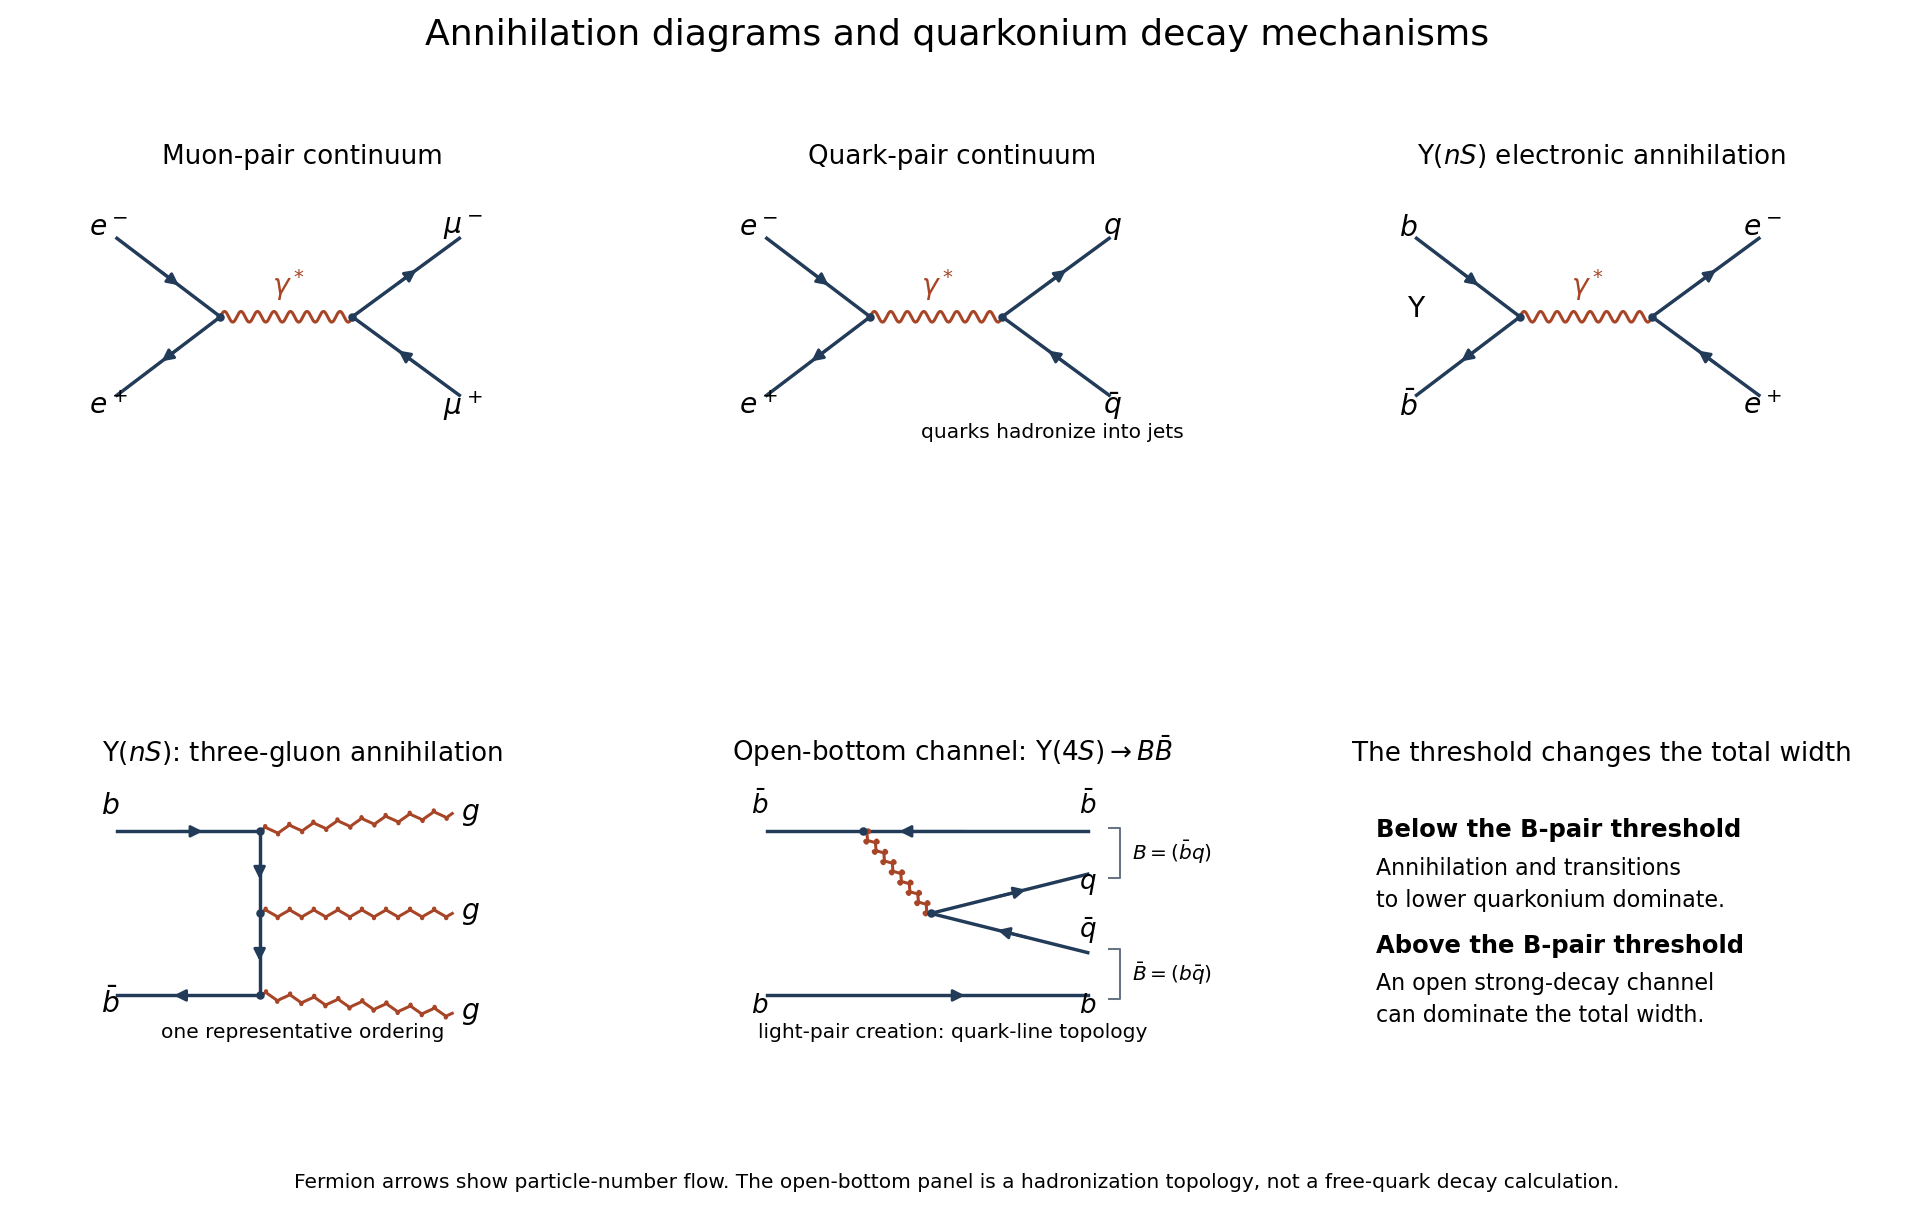

This chart was generated by the following Python code:
"""Original particle diagrams. Tested with Python 3.14 and Matplotlib 3.10.

Run in the corresponding _media directory; save the white PNG to cwd.
"""
from pathlib import Path

import matplotlib
matplotlib.use("Agg")
import matplotlib.pyplot as plt
from matplotlib.patches import FancyArrowPatch
import numpy as np

INK = "#213b58"
BOSON = "#a74526"


def fermion(ax, start, end, reverse=False):
    x0, y0 = start
    x1, y1 = end
    ax.plot([x0, x1], [y0, y1], color=INK, lw=1.7)
    low, high = (0.63, 0.40) if reverse else (0.40, 0.63)
    ax.add_patch(FancyArrowPatch((x0 + low*(x1-x0), y0 + low*(y1-y0)), (x0 + high*(x1-x0), y0 + high*(y1-y0)), arrowstyle="-|>", mutation_scale=12, color=INK, lw=1.4))


def boson(ax, start, end, gluon=False):
    start, end = np.asarray(start, dtype=float), np.asarray(end, dtype=float)
    delta = end-start
    direction = delta/np.linalg.norm(delta)
    normal = np.array([-direction[1], direction[0]])
    t = np.linspace(0, 1, 350)
    phase = 2*np.pi*8*t
    points = start[:, None]+delta[:, None]*t
    points += normal[:, None]*(0.075*np.sin(phase))
    if gluon:
        points += direction[:, None]*(0.042*np.sin(2*phase))
    ax.plot(points[0], points[1], color=BOSON, lw=1.5)


def dot(ax, pos):
    ax.plot(*pos, "o", ms=3.2, color=INK)


def annihilation(ax, incoming, outgoing, title):
    left, right = (1.45, 0), (3.3, 0)
    fermion(ax, (0, 1.1), left)
    fermion(ax, (0, -1.1), left, reverse=True)
    boson(ax, left, right)
    fermion(ax, right, (4.8, 1.1))
    fermion(ax, right, (4.8, -1.1), reverse=True)
    for point in (left, right): dot(ax, point)
    for text, x, y in [(incoming[0], -.12, 1.25), (incoming[1], -.12, -1.25), (outgoing[0], 4.85, 1.25), (outgoing[1], 4.85, -1.25)]:
        ax.text(x, y, text, ha="center", va="center", fontsize=14)
    ax.text(2.4, .3, r"$\gamma^*$", ha="center", fontsize=14, color=BOSON)
    ax.set_title(title, fontsize=13, pad=12)


fig, axes = plt.subplots(2, 3, figsize=(13.2, 8.4), facecolor="white")
for ax in axes.flat:
    ax.set_xlim(-.7, 5.9)
    ax.set_ylim(-1.8, 1.8)
    ax.axis("off")
    ax.set_facecolor("white")
    ax.set_aspect("equal")
annihilation(axes[0,0], (r"$e^-$", r"$e^+$"), (r"$\mu^-$", r"$\mu^+$"), "Muon-pair continuum")
annihilation(axes[0,1], (r"$e^-$", r"$e^+$"), (r"$q$", r"$\bar q$"), "Quark-pair continuum")
axes[0,1].text(4.0, -1.7, "quarks hadronize into jets", fontsize=10, ha="center")
annihilation(axes[0,2], (r"$b$", r"$\bar b$"), (r"$e^-$", r"$e^+$"), r"$\Upsilon(nS)$ electronic annihilation")
axes[0,2].text(.0, 0, r"$\Upsilon$", fontsize=14, ha="center")
ax=axes[1,0]
ax.set_title(r"$\Upsilon(nS)$: three-gluon annihilation", fontsize=13, pad=12)
fermion(ax, (0,1.15), (2.0,1.15))
fermion(ax, (2.0,1.15), (2.0,0))
fermion(ax, (2.0,0), (2.0,-1.15))
fermion(ax, (2.0,-1.15), (0,-1.15))
ax.text(-.1, 1.4, r"$b$", fontsize=14, ha="center")
ax.text(-.1, -1.4, r"$\bar b$", fontsize=14, ha="center")
for y, end_y in [(1.15,1.4),(0,0),(-1.15,-1.4)]:
    boson(ax,(2.0,y),(4.7,end_y),gluon=True)
    dot(ax,(2.0,y))
    ax.text(4.95,end_y,r"$g$",fontsize=14,ha="center",va="center")
ax.text(2.6,-1.75,"one representative ordering",fontsize=10,ha="center")
ax=axes[1,1]
ax.set_title(r"Open-bottom channel: $\Upsilon(4S)\to B\bar B$",fontsize=13,pad=12)
fermion(ax,(0,1.15),(4.5,1.15),reverse=True)
fermion(ax,(0,-1.15),(4.5,-1.15))
boson(ax,(1.35,1.15),(2.3,0),gluon=True)
fermion(ax,(2.3,0),(4.5,.55))
fermion(ax,(2.3,0),(4.5,-.55),reverse=True)
for point in [(1.35,1.15),(2.3,0)]:dot(ax,point)
for label,x,y in [(r"$\bar b$",-.1,1.4),(r"$b$",-.1,-1.4),(r"$\bar b$",4.5,1.4),(r"$q$",4.5,.34),(r"$\bar q$",4.5,-.34),(r"$b$",4.5,-1.4)]:
    ax.text(x,y,label,fontsize=13,ha="center")
for y0,y1,label in [(.5,1.2,r"$B=(\bar bq)$"),(-1.2,-.5,r"$\bar B=(b\bar q)$")]:
    ax.plot([4.8,4.95,4.95,4.8],[y0,y0,y1,y1],color="#687484",lw=1)
    ax.text(5.12,(y0+y1)/2,label,fontsize=10,ha="left",va="center")
ax.text(2.6,-1.75,"light-pair creation: quark-line topology",fontsize=10,ha="center")
ax=axes[1,2]
ax.set_title("The threshold changes the total width",fontsize=13,pad=12)
ax.text(.02,.87,"Below the B-pair threshold",fontsize=12,weight="bold",va="top",transform=ax.transAxes)
ax.text(.02,.72,"Annihilation and transitions\nto lower quarkonium dominate.",fontsize=11,linespacing=1.5,va="top",transform=ax.transAxes)
ax.text(.02,.42,"Above the B-pair threshold",fontsize=12,weight="bold",va="top",transform=ax.transAxes)
ax.text(.02,.27,"An open strong-decay channel\ncan dominate the total width.",fontsize=11,linespacing=1.5,va="top",transform=ax.transAxes)
fig.suptitle("Annihilation diagrams and quarkonium decay mechanisms",fontsize=18,y=.985)
fig.text(.5,.025,"Fermion arrows show particle-number flow. The open-bottom panel is a hadronization topology, not a free-quark decay calculation.",ha="center",fontsize=10)
fig.subplots_adjust(left=.035,right=.96,top=.91,bottom=.08,hspace=.44,wspace=.38)
fig.savefig(Path.cwd()/Path(__file__).with_suffix(".png").name,dpi=145,facecolor="white")
plt.close(fig)
